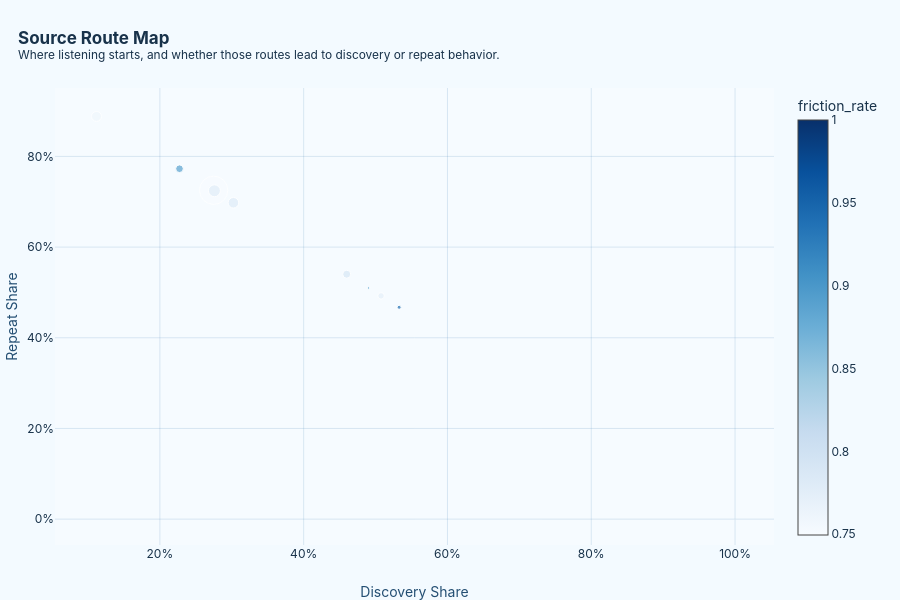

This figure's notebook cell:
### Markdown cell above
## Source Paths

### Code cell
if has_cols(sources, ["source_label", "plays", "discovery_share", "repeat_share", "full_rate", "friction_rate"]):
    source_view = sources.sort_values("plays", ascending=False).copy()

    chart = plot.scatter(
        source_view,
        x="discovery_share",
        y="repeat_share",
        size="plays",
        color="friction_rate",
        color_continuous_scale="Blues",
        hover_name="source_label",
        hover_data=["source_role", "tracks", "artists", "genres", "minutes", "full_rate"],
    )

    chart.update_xaxes(tickformat=".0%", title="Discovery Share")
    chart.update_yaxes(tickformat=".0%", title="Repeat Share")

    show_chart(
        chart,
        "source_route_map",
        "Source Route Map",
        "Where listening starts, and whether those routes lead to discovery or repeat behavior.",
        600,
    )

    show_table(source_view, "Source Route Summary", 20)

    print(f"The main source route for me is {top_source}.")

### Figure 1 — Plotly figure (JSON) as saved in the notebook; plotly's stock layout.template omitted (floating-point values rounded to 4 significant figures)
{"data": [{"customdata": [["Playlist", 1966, 757, 70, 6506.0, 0.261], ["Browsing", 387, 87, 20, 1052.0, 0.2387], ["Discovery", 325, 91, 15, 779.4, 0.2195], ["Unknown", 122, 77, 21, 482.6, 0.2536], ["Discovery", 271, 149, 20, 420.7, 0.2249], ["Playlist", 231, 118, 19, 274.3, 0.132], ["Playback", 198, 121, 13, 303.3, 0.2263], ["Discovery", 99, 59, 9, 39.71, 0.06557], ["Browsing", 36, 20, 10, 41.07, 0.1569], ["Unknown", 1, 1, 1, 0.9948, 0]], "hovertemplate": "<b>%{hovertext}</b><br><br>discovery_share=%{x}<br>repeat_share=%{y}<br>plays=%{marker.size}<br>source_role=%{customdata[0]}<br>tracks=%{customdata[1]}<br>artists=%{customdata[2]}<br>genres=%{customdata[3]}<br>minutes=%{customdata[4]}<br>full_rate=%{customdata[5]}<br>friction_rate=%{marker.color}<extra></extra>", "hovertext": ["Library Playlist", "Album Page", "Search to Album", "Other Source", "Search", "Playlist", "Now Playing", "Radio or Station", "Artist Page", "Unknown Source"], "legendgroup": "", "marker": {"color": [0.7495, 0.7795, 0.7805, 0.7594, 0.7912, 0.8896, 0.7737, 0.9426, 0.8824, 1.0], "coloraxis": "coloraxis", "size": [6252, 1102, 870, 769, 498, 462, 327, 122, 51, 1], "sizemode": "area", "sizeref": 15.63, "symbol": "circle"}, "mode": "markers", "name": "", "orientation": "v", "showlegend": false, "type": "scatter", "x": [0.2748, 0.2759, 0.3023, 0.1118, 0.4598, 0.2273, 0.5076, 0.5328, 0.4902, 1.0], "xaxis": "x", "y": [0.7252, 0.7241, 0.6977, 0.8882, 0.5402, 0.7727, 0.4924, 0.4672, 0.5098, 0.0], "yaxis": "y"}], "layout": {"coloraxis": {"colorbar": {"title": {"text": "friction_rate"}}, "colorscale": [[0, "rgb(247,251,255)"], [0.125, "rgb(222,235,247)"], [0.25, "rgb(198,219,239)"], [0.375, "rgb(158,202,225)"], [0.5, "rgb(107,174,214)"], [0.625, "rgb(66,146,198)"], [0.75, "rgb(33,113,181)"], [0.875, "rgb(8,81,156)"], [1, "rgb(8,48,107)"]]}, "height": 600, "hoverlabel": {"bgcolor": "rgba(241, 249, 255, 0.96)", "bordercolor": "#7dbde8", "font": {"family": "Inter, Segoe UI, Arial", "size": 12}}, "legend": {"itemsizing": "constant", "orientation": "h", "tracegroupgap": 0, "x": 1, "xanchor": "right", "y": 1.02, "yanchor": "bottom"}, "margin": {"b": 55, "l": 55, "r": 35, "t": 88}, "title": {"text": "<b>Source Route Map</b><br><sup>Where listening starts, and whether those routes lead to discovery or repeat behavior.</sup>", "x": 0.02, "xanchor": "left"}, "xaxis": {"anchor": "y", "domain": [0, 1], "gridcolor": "rgba(52, 119, 172, 0.16)", "showgrid": true, "tickformat": ".0%", "title": {"font": {"color": "#244f73"}, "text": "Discovery Share"}, "zeroline": false}, "yaxis": {"anchor": "x", "domain": [0, 1], "gridcolor": "rgba(52, 119, 172, 0.16)", "showgrid": true, "tickformat": ".0%", "title": {"font": {"color": "#244f73"}, "text": "Repeat Share"}, "zeroline": false}}}
